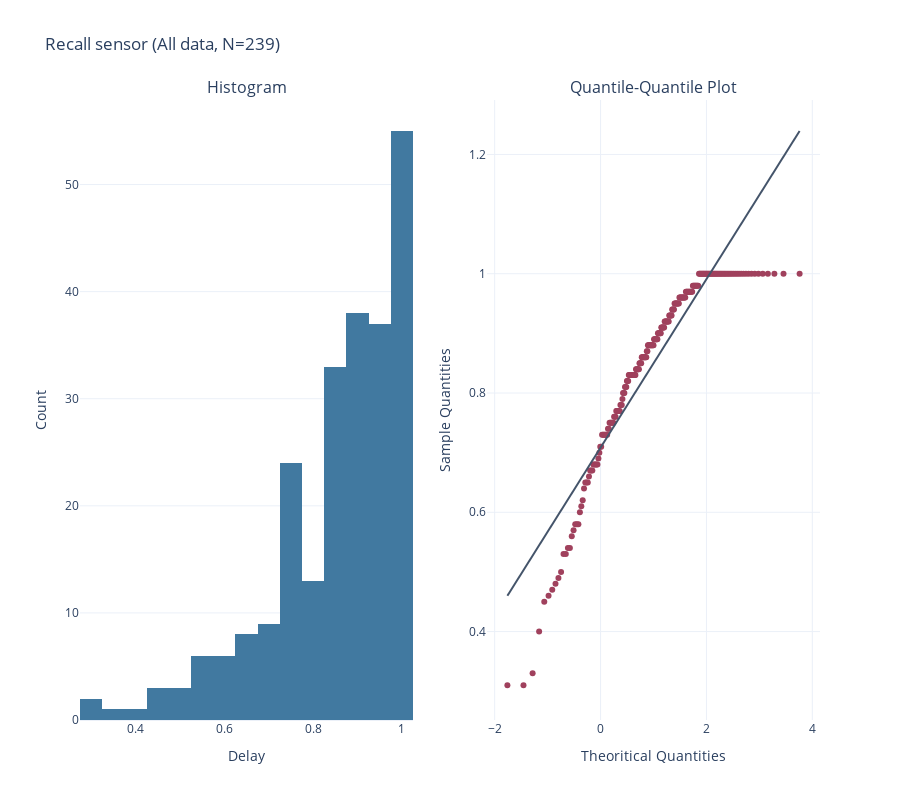
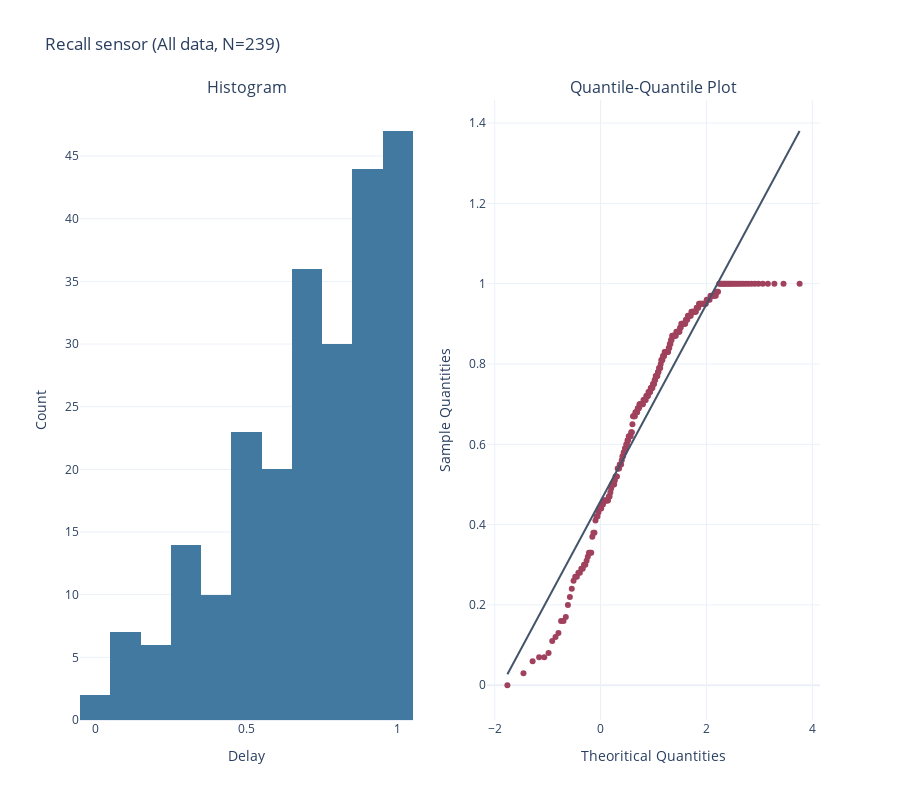

The code cell stored with these charts, in order, in its notebook:
### Code cell
metric = "Recall"
normality_test(fr_mag[metric], sensor=metric, type="All data")
normality_test(fr_pzt[metric], sensor=metric, type="All data")

### Figure 1 — Plotly figure (JSON) as saved in the notebook; plotly's stock layout.template omitted (floating-point values rounded to 4 significant figures; data arrays with more than 128 entries replaced by an {"elided": "..."} marker saying what was removed)
{"data": [{"marker": {"color": "#4179A0"}, "type": "histogram", "x": {"elided": "239 float values"}, "xaxis": "x", "yaxis": "y"}, {"marker": {"color": "#A0415D"}, "mode": "markers", "type": "scatter", "x": {"elided": "239 float values"}, "xaxis": "x2", "y": {"elided": "239 float values"}, "yaxis": "y2"}, {"line": {"color": "#44546A"}, "mode": "lines", "type": "scatter", "x": [-1.759, 3.759], "xaxis": "x2", "y": [0.4601, 1.239], "yaxis": "y2"}], "layout": {"annotations": [{"font": {"size": 16}, "showarrow": false, "text": "Histogram", "x": 0.225, "xanchor": "center", "xref": "paper", "y": 1, "yanchor": "bottom", "yref": "paper"}, {"font": {"size": 16}, "showarrow": false, "text": "Quantile-Quantile Plot", "x": 0.775, "xanchor": "center", "xref": "paper", "y": 1, "yanchor": "bottom", "yref": "paper"}], "height": 800, "showlegend": false, "title": {"text": "Recall sensor (All data, N=239)"}, "width": 900, "xaxis": {"anchor": "y", "domain": [0, 0.45], "title": {"text": "Delay"}, "zeroline": false}, "xaxis2": {"anchor": "y2", "domain": [0.55, 1], "title": {"text": "Theoritical Quantities"}, "zeroline": false}, "yaxis": {"anchor": "x", "domain": [0, 1], "title": {"text": "Count"}}, "yaxis2": {"anchor": "x2", "domain": [0, 1], "title": {"text": "Sample Quantities"}}}}

### Figure 2 — Plotly figure (JSON) as saved in the notebook; plotly's stock layout.template omitted (floating-point values rounded to 4 significant figures; data arrays with more than 128 entries replaced by an {"elided": "..."} marker saying what was removed)
{"data": [{"marker": {"color": "#4179A0"}, "type": "histogram", "x": {"elided": "239 float values"}, "xaxis": "x", "yaxis": "y"}, {"marker": {"color": "#A0415D"}, "mode": "markers", "type": "scatter", "x": {"elided": "239 float values"}, "xaxis": "x2", "y": {"elided": "239 float values"}, "yaxis": "y2"}, {"line": {"color": "#44546A"}, "mode": "lines", "type": "scatter", "x": [-1.759, 3.759], "xaxis": "x2", "y": [0.02747, 1.38], "yaxis": "y2"}], "layout": {"annotations": [{"font": {"size": 16}, "showarrow": false, "text": "Histogram", "x": 0.225, "xanchor": "center", "xref": "paper", "y": 1, "yanchor": "bottom", "yref": "paper"}, {"font": {"size": 16}, "showarrow": false, "text": "Quantile-Quantile Plot", "x": 0.775, "xanchor": "center", "xref": "paper", "y": 1, "yanchor": "bottom", "yref": "paper"}], "height": 800, "showlegend": false, "title": {"text": "Recall sensor (All data, N=239)"}, "width": 900, "xaxis": {"anchor": "y", "domain": [0, 0.45], "title": {"text": "Delay"}, "zeroline": false}, "xaxis2": {"anchor": "y2", "domain": [0.55, 1], "title": {"text": "Theoritical Quantities"}, "zeroline": false}, "yaxis": {"anchor": "x", "domain": [0, 1], "title": {"text": "Count"}}, "yaxis2": {"anchor": "x2", "domain": [0, 1], "title": {"text": "Sample Quantities"}}}}
